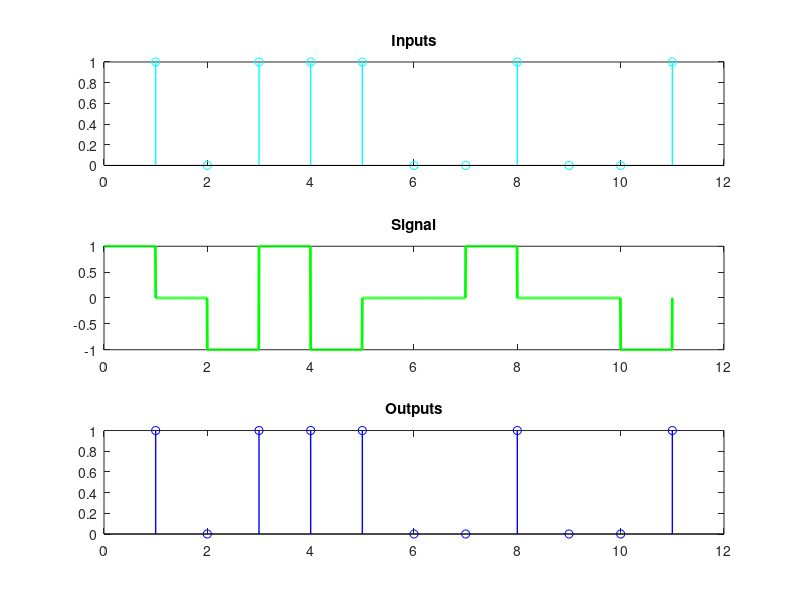

Write the MATLAB code that produced this figure.
input_bits = [1 0 1 1 1 0 0 1 0 0 1];
bitrate = 1;

subplot(311);
stem(input_bits,'c','LineWidth',1);
title('Inputs');

T = length(input_bits)/bitrate; % full time of bit sequence
n = 200;
N = n*length(input_bits);
dt = T/N;
t = 0:dt:T;
signal = zeros(1,length(t)); % output signal
base_polarity = 1;
polarity = base_polarity;
for i = 0:length(input_bits)-1
  if input_bits(i+1) == 1
    signal(i*n+1:(i+1)*n) = polarity;
    polarity = -polarity;
  end
end

subplot(312);
plot(t,signal,'g','LineWidth',2);
title('Signal');
  
%demodulation
output_bits = zeros(1,length(input_bits));
for i = 0:length(input_bits)-1
    if signal(i*n+1) == 1 || signal(i*n+1) == -1
        output_bits(i+1) = 1;
    end        
end 

subplot(313);
stem(output_bits,'b','LineWidth',1);
title('Outputs'); 